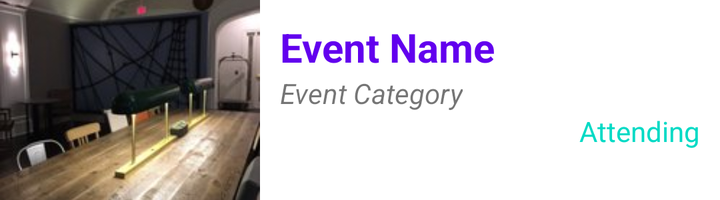
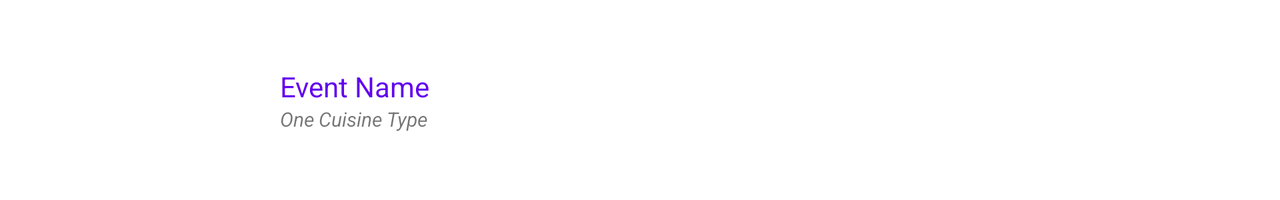

The same Android screen from two of the app's own layout files: first res/layout/ as a phone draws it, then the repository's variant for another configuration, drawn on a device whose configuration selects that folder. Both files follow.
<!-- AndroidManifest.xml: application theme Theme.EventRese -->
<!-- res/layout/event_list_item.xml -->
<?xml version="1.0" encoding="utf-8"?>
<LinearLayout xmlns:android="http://schemas.android.com/apk/res/android"
    android:orientation="horizontal"
    android:layout_width="match_parent"
    android:layout_height="wrap_content">

    <ImageView
        android:layout_width="130dp"
        android:layout_height="100dp"
        android:id="@+id/eventImageView"
        android:src="@drawable/harbor"
        android:scaleType="centerCrop"/>

    <LinearLayout
        android:orientation="vertical"
        android:layout_width="match_parent"
        android:background="#ffffff"
        android:layout_height="match_parent"
        android:padding="10dp">

        <TextView
            android:layout_width="wrap_content"
            android:layout_height="wrap_content"
            android:id="@+id/eventNameTextView"
            android:textSize="20dp"
            android:textStyle="bold"
            android:text="Event Name"
            android:textColor="@color/colorPrimary"/>

        <TextView
            android:layout_width="wrap_content"
            android:layout_height="wrap_content"
            android:text="Event Category"
            android:id="@+id/categoryTextView"
            android:layout_below="@+id/eventNameTextView"
            android:layout_alignParentLeft="true"
            android:layout_alignParentStart="true"
            android:textStyle="italic"/>

        <RelativeLayout
            android:layout_width="match_parent"
            android:layout_height="wrap_content">

            <TextView
                android:layout_width="wrap_content"
                android:layout_height="wrap_content"
                android:text="Attending"
                android:id="@+id/attendingTextView"
                android:layout_alignParentEnd="true"
                android:layout_alignParentRight="true"
                android:textColor="@color/colorAccent"/>
        </RelativeLayout>
    </LinearLayout>
</LinearLayout>
<!-- resources referenced by this layout -->
<resources>
  <color name="colorAccent">#03DAC5</color>
  <color name="colorPrimary">#6200EE</color>
  <!-- drawable harbor: jpg bitmap (drawable, 8839 bytes) -->
  <style name="Theme.EventRese" parent="Theme.MaterialComponents.DayNight.DarkActionBar">
          
          <item name="colorPrimary">@color/purple_500</item>
          <item name="colorPrimaryVariant">@color/purple_700</item>
          <item name="colorOnPrimary">@color/white</item>
          
          <item name="colorSecondary">@color/teal_200</item>
          <item name="colorSecondaryVariant">@color/teal_700</item>
          <item name="colorOnSecondary">@color/black</item>
          
          <item name="android:statusBarColor" tools:targetApi="l">?attr/colorPrimaryVariant</item>
          
      </style>
  <color name="purple_500">#FF6200EE</color>
  <color name="purple_700">#FF3700B3</color>
  <color name="white">#FFFFFFFF</color>
  <color name="teal_200">#FF03DAC5</color>
  <color name="teal_700">#FF018786</color>
  <color name="black">#FF000000</color>
</resources>
<!-- res/layout-land/event_list_item.xml (the repository's variant of the layout above) -->
<!-- drawn on the phone turned sideways -->
<?xml version="1.0" encoding="utf-8"?>
<LinearLayout xmlns:android="http://schemas.android.com/apk/res/android"
    android:orientation="horizontal"
    android:layout_width="match_parent"
    android:layout_height="wrap_content">

    <ImageView
        android:layout_width="130dp"
        android:layout_height="100dp"
        android:id="@+id/eventImageView"
        android:src="@drawable/food_dish"
        android:scaleType="centerCrop"/>
    <LinearLayout
        android:orientation="vertical"
        android:layout_width="match_parent"
        android:layout_height="match_parent"
        android:gravity="center_vertical"
        android:padding="10dp">

        <TextView
            android:layout_width="wrap_content"
            android:layout_height="wrap_content"
            android:id="@+id/eventNameTextView"
            android:textSize="14dp"
            android:text="Event Name"
            android:textColor="@color/colorPrimary"/>

        <TextView
            android:layout_width="wrap_content"
            android:layout_height="wrap_content"
            android:text="One Cuisine Type"
            android:id="@+id/categoryTextView"
            android:textSize="10dp"
            android:layout_alignParentLeft="true"
            android:layout_alignParentStart="true"
            android:textStyle="italic"/>

    </LinearLayout>

</LinearLayout>
<!-- resources referenced by the variant -->
<!-- as the phone turned sideways resolves them -->
<resources>
  <color name="colorPrimary">#6200EE</color>
  <style name="Theme.EventRese" parent="Theme.MaterialComponents.DayNight.DarkActionBar">
          
          <item name="colorPrimary">@color/purple_500</item>
          <item name="colorPrimaryVariant">@color/purple_700</item>
          <item name="colorOnPrimary">@color/white</item>
          
          <item name="colorSecondary">@color/teal_200</item>
          <item name="colorSecondaryVariant">@color/teal_700</item>
          <item name="colorOnSecondary">@color/black</item>
          
          <item name="android:statusBarColor" tools:targetApi="l">?attr/colorPrimaryVariant</item>
          
      </style>
  <color name="purple_500">#FF6200EE</color>
  <color name="purple_700">#FF3700B3</color>
  <color name="white">#FFFFFFFF</color>
  <color name="teal_200">#FF03DAC5</color>
  <color name="teal_700">#FF018786</color>
  <color name="black">#FF000000</color>
</resources>
